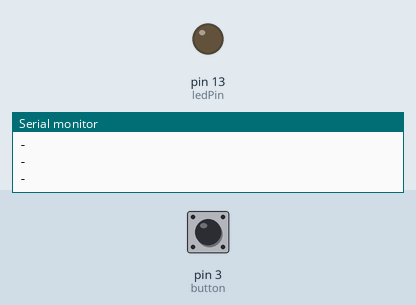
This sketch was run on a simulated Arduino Uno, built with avr-gcc and run on an emulated ATmega328P. Shown: output pins drawn as LEDs (lit = HIGH), the last lines printed to the serial monitor. The test bench sets the inputs (shaded band); at power-on: pin 3 (button) LOW.

Above: at 1.2 s.
1.3 s: pin 3 (button) pulled HIGH for 0.15 s
At 1.4 s:
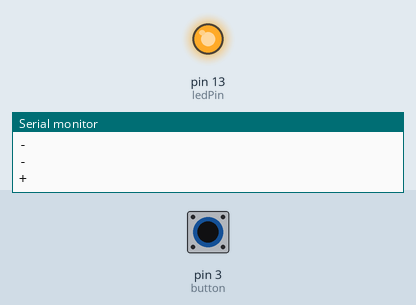
3.0 s: pin 3 (button) pulled HIGH for 3.2 s
At 7.2 s:
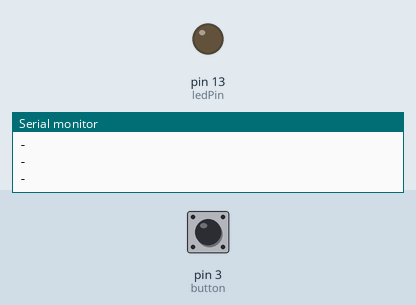
Timing chart, 0 to 8.7 s (numbered marks = the images above; inputs shaded):
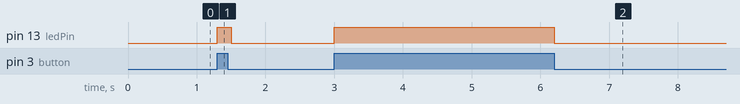

The sketch:

button.ino
```cpp
const int button = 3;
const int ledPin = 13;  // 13 – если будете использовать встроенный в Arduino светодиод

void setup()
{
pinMode(button, INPUT);
pinMode(ledPin,OUTPUT);
Serial.begin(9600);
}

unsigned int time_us=0;

unsigned int distance_sm=0;
bool turned=false;

void loop()
{
  if(digitalRead(button))
  {
    Serial.println('+');
    digitalWrite(ledPin,HIGH);
    }else
    {
      Serial.println('-');
      digitalWrite(ledPin,LOW);
    }// Выводим на порт

  delay(100);
}
```

Measured:
- after the input at 1.3 s, pin 13 (ledPin): LOW → HIGH at once, → LOW 0.20 s later
- after the input at 3.0 s, pin 13 (ledPin): LOW → HIGH at once, → LOW 3.2 s later
